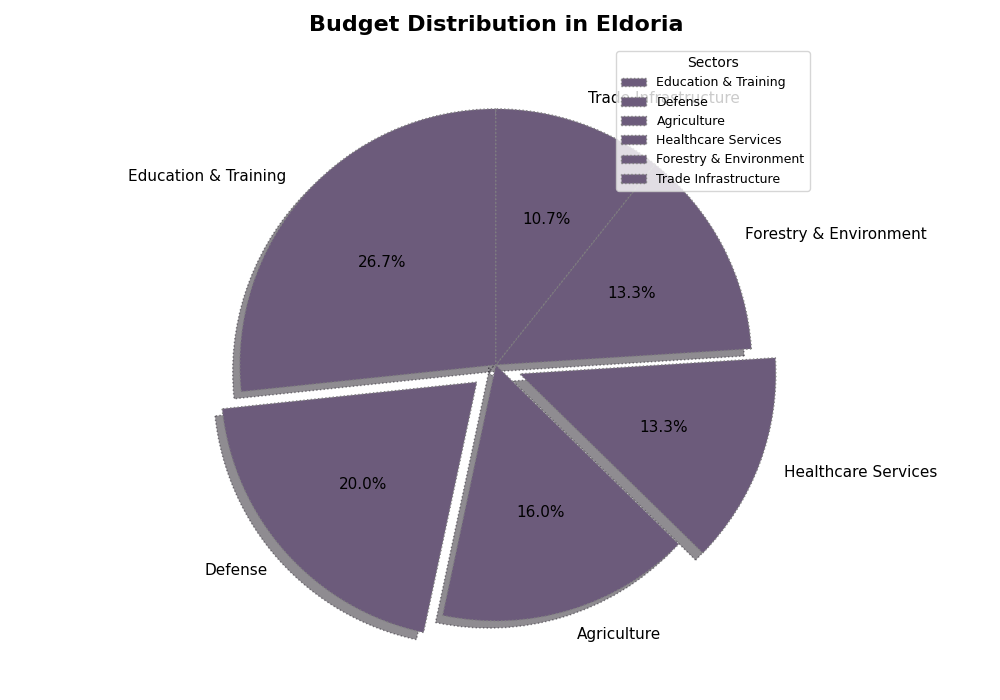

This figure's Python source:
import matplotlib.pyplot as plt

resource_categories = [
    'Education & Training',
    'Defense',
    'Agriculture',
    'Healthcare Services',
    'Forestry & Environment',
    'Trade Infrastructure'
]

resource_allocation = [20, 15, 12, 10, 10, 8]

single_color = ['#6c5b7b']

explode = (0, 0.1, 0, 0.1, 0, 0)

fig, ax = plt.subplots(figsize=(10, 7))

wedges, texts, autotexts = ax.pie(
    resource_allocation, explode=explode, labels=resource_categories, colors=single_color*len(resource_allocation),
    autopct='%1.1f%%', startangle=90, shadow=True, wedgeprops=dict(edgecolor='grey', linestyle='dotted')
)

for text in texts:
    text.set_fontsize(11)
    text.set_color('black')

for autotext in autotexts:
    autotext.set_fontsize(11)
    autotext.set_color('black')

ax.set_title("Budget Distribution in Eldoria", fontsize=16, fontweight='bold', pad=10)

ax.legend(wedges, resource_categories, title="Sectors", loc="upper right", fontsize=9)

plt.grid(True)

plt.tight_layout()

plt.show()
